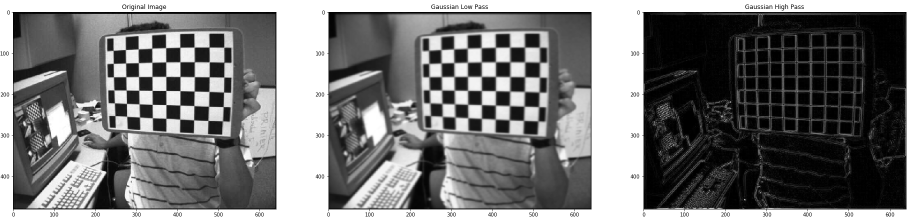
#> input picture original.png, 1826 x 439 px (shown at 1/2 size)
$ python 5.hafta2_Temeller.py --image original.png
#> lines starting #> are read from the running program, lines starting #| are printed output that depends on the picture; after the words box and inside, x2 and y2 are one past the last pixel; in counts of white or black regions, pixels touching at a corner belong together
import numpy as np
import argparse  #console'dan parametre girisi için
import cv2

ap = argparse.ArgumentParser()
ap.add_argument("-i", "--image", required=True, help="Goruntu yolunu gir")
args = vars(ap.parse_args())


print("Toplam={}".format(np.uint8([250]) + np.uint8([50])))  #[44]
print("Fark={}".format(np.uint8([50]) - np.uint8([250])))  #[56]
print("Toplam_CV2={}".format(cv2.add(np.uint8([250]), np.uint8([50])))) #[[255]]
print("Fark_CV2={}".format(cv2.subtract(np.uint8([50]), np.uint8([200])))) #[[0]]

res = cv2.imread(args["image"])
#> res is the input picture: shape (439, 1826, 3); min 0, max 255, mean 119.7
cv2.imshow("Orjinal", res)

# Renge ekleme (beyazlaştı)
M = np.ones(res.shape, dtype="uint8") * 100
ekle = cv2.add(res, M)
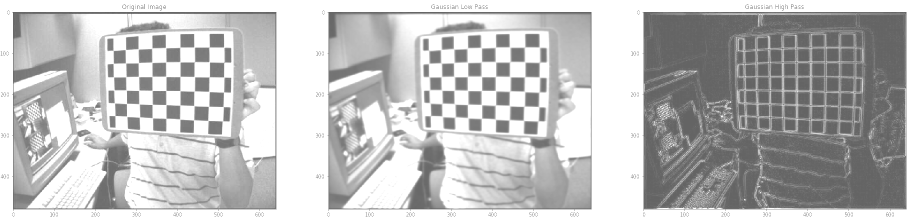
#> ekle: shape (439, 1826, 3) (shown at 1/2 size); min 100, max 255, mean 189.7
cv2.imshow("Eklenmis Resim", ekle)

#Renk çıkarma (koyulaştı)
M = np.ones(res.shape, dtype="uint8") * 50
fark = cv2.subtract(res, M)
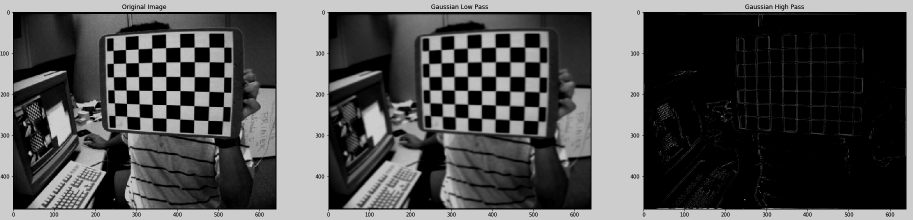
#> fark: shape (439, 1826, 3) (shown at 1/2 size); min 0, max 205, mean 81.4
cv2.imshow("Farki alinmis Resim", fark)

#BITWISE ISLEMLER
dortgen = np.zeros((300,300), dtype="uint8")
cv2.rectangle(dortgen, (25,25),(275,275),255,-1)
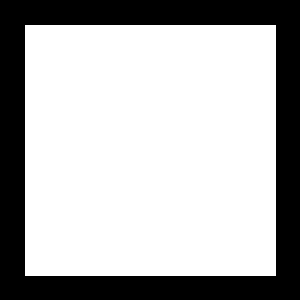
#> dortgen: shape (300, 300); 70% white; 1 black region, box (x1, y1, x2, y2) and area: (0, 0, 300, 300) 26999
cv2.imshow("dortgen", dortgen)

cember = np.zeros((300,300),dtype="uint8")
cv2.circle(cember, (150,150),150,255,-1)
#> cember: shape (300, 300); 78.5% white; 4 black regions, box (x1, y1, x2, y2) and area: (0, 0, 150, 150) 4980, (151, 0, 300, 133) 4830, (0, 151, 133, 300) 4830, (168, 168, 300, 300) 4681
cv2.imshow("Cember", cember)


bAND = cv2.bitwise_and(dortgen, cember)
cv2.imshow("AND", bAND)

bOR = cv2.bitwise_or(dortgen, cember)
cv2.imshow("OR", bOR)
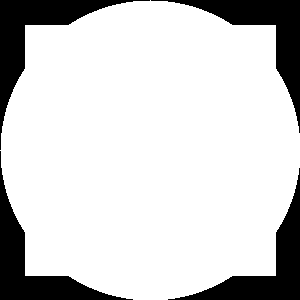
#> window 'OR': shape (300, 300); 82.1% white; 4 black regions, box (x1, y1, x2, y2) and area: (0, 0, 150, 150) 4171, (151, 0, 300, 133) 4021, (0, 151, 133, 300) 4021, (168, 168, 300, 300) 3872

bXOR = cv2.bitwise_xor(dortgen, cember)
cv2.imshow("XOR", bXOR)
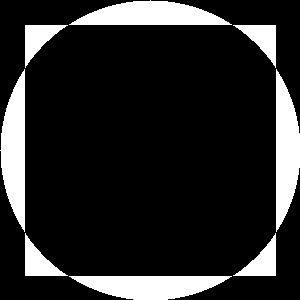
#> window 'XOR': shape (300, 300); 15.7% white; 8 white regions, largest, box (x1, y1, x2, y2) and area: (69, 0, 232, 25) 2729, (0, 69, 25, 232) 2729, (276, 69, 300, 232) 2728

bNOT = cv2.bitwise_not(dortgen, cember)
cv2.imshow("NOT", bNOT)


#MASKELEME
maske = np.zeros(res.shape[:2],dtype="uint8")
(mX , mY) = (res.shape[1]//2, res.shape[0]//2)
#> mX = 913; mY = 219
cv2.rectangle(maske, (mX-100, mY-100), (mX+100, mY+100), 255, -1)
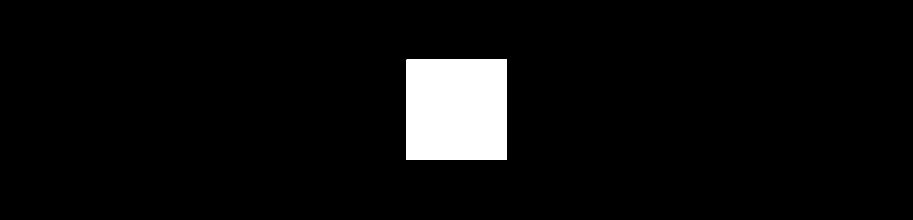
#> maske: shape (439, 1826) (shown at 1/2 size); 5% white; 1 white region, box (x1, y1, x2, y2) and area: (813, 119, 1014, 320) 40401
cv2.imshow("Maske", maske)

maskelenmiş = cv2.bitwise_and(res, res, mask = maske)
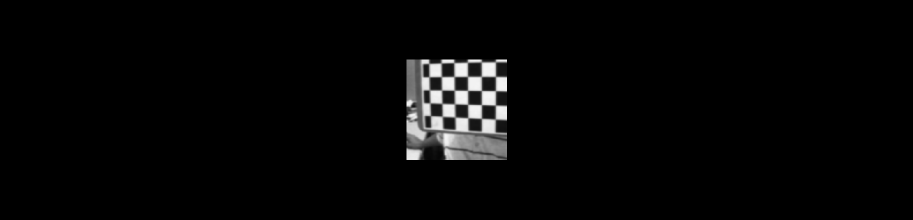
#> maskelenmiş: shape (439, 1826, 3) (shown at 1/2 size); min 0, max 243, mean 6.5
cv2.imshow("Maskelenmis", maskelenmiş)


#Kanallara Bölme ve Kanalları Birleştirme
(B, G, R) = cv2.split(res)
cv2.imshow("Blue", B)
cv2.imshow("Green", G)
cv2.imshow("Red", R)

birlestir = cv2.merge([B, G, R])
cv2.imshow("BirlesitrRGB", birlestir)


#Renk Uzayları
gri = cv2.cvtColor(res, cv2.COLOR_BGR2GRAY)
cv2.imshow("Gri", gri)

hsv = cv2.cvtColor(res, cv2.COLOR_BGR2HSV)
#> hsv: shape (439, 1826, 3); mean H, S, V 0, 0, 119.7
cv2.imshow("HSV", hsv)

lab = cv2.cvtColor(res, cv2.COLOR_BGR2LAB)
#> lab: shape (439, 1826, 3); mean of channels 0, 1, 2 122.1, 128, 128
cv2.imshow("LAB", lab)

cv2.waitKey(0)
